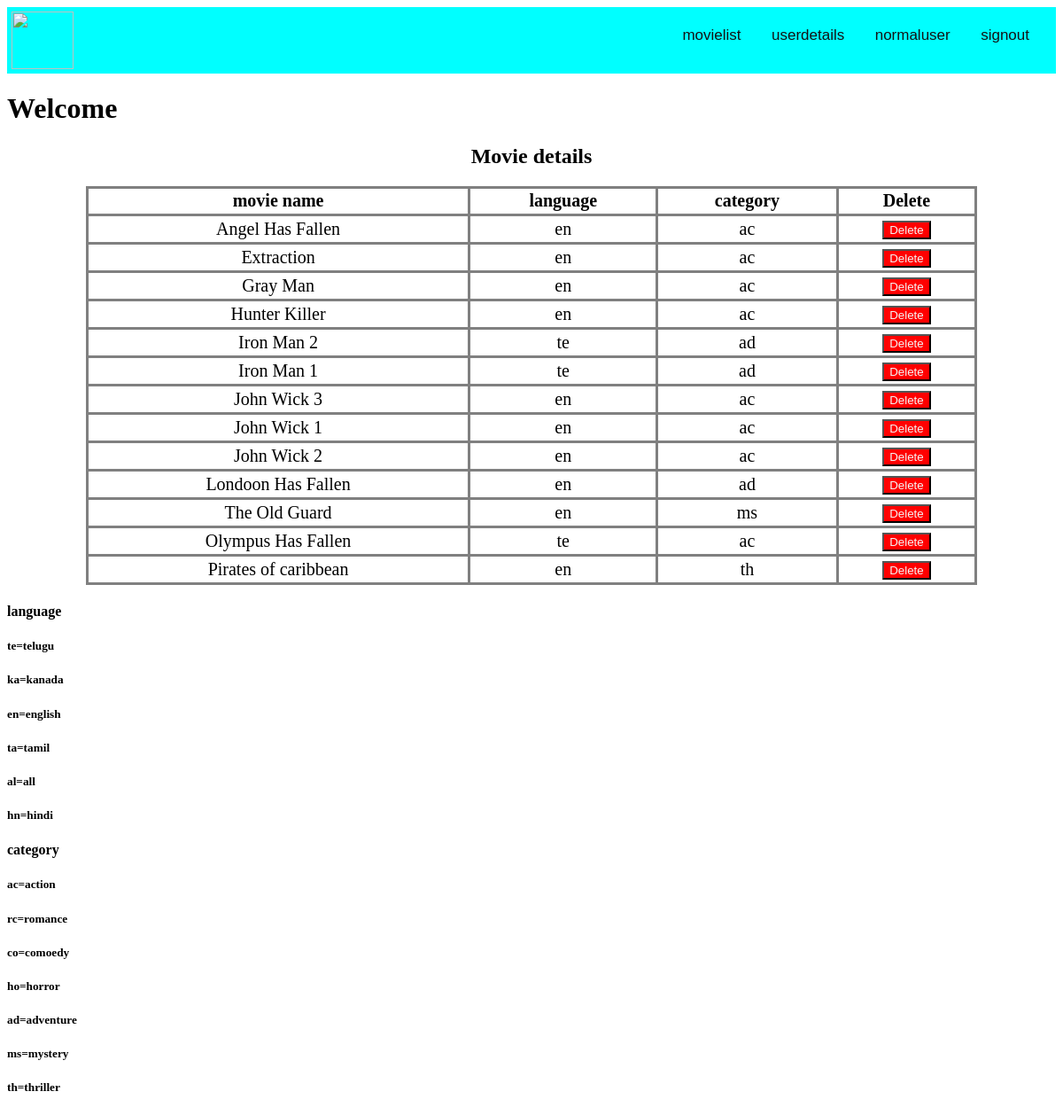
Screenshot of /ap/movielist with the database file from the repository.
### ap/models.py (models this page shows)
class moviedatails(models.Model):
    title=models.CharField(max_length=64)
    language=models.CharField(choices=LANGUAGE_CHOICE,max_length=2)
    category=models.CharField(choices=CATEGORY_CHOICE,max_length=64)
    cast=models.TextField(default='')
    description=models.TextField()
    image=models.ImageField(upload_to='moviedatails/%y',default='')
    viedo=models.FileField(upload_to='play//%y', default='')

### ap/views.py (the view)
# urls.py: path('movielist',views.movielist,name="movielist"),
def movielist(request):
    movie=moviedatails.objects.all()
    return render(request,"ap/movielist.html",locals())

### ap/templates/ap/movielist.html (shortened to what this page needs)
{% load static %}
<!DOCTYPE html>
<html lang="en">
    <head>
        <link rel="stylesheet" href="{% static 'ap/movielist.css' %}"
    </head>
    <body>
        <div id="header">
            <div>
                <img src="logo.jpeg"  class="img">
            </div>
            <div id="links">
            <a href="{% url 'movielist' %}" class="link">movielist</a>
            <a href="{% url 'userdetails'%}" class="link">userdetails</a>
            <a href="{% url 'normaluser' %}" class="link">normaluser</a>
            <a href="{% url 'signout' %}" class="link">signout</a>
            </div>
        </div>
        <h1>Welcome {{request.user.username}}</h1>
        <h2>Movie details</h2>
        <table>
            <th>movie name</th>
            <th>language</th>
            <th>category</th>
            <th>Delete</th>
            {% for i in movie %}
                <tr>
                    <td>{{i.title}}</td>
                    <td>{{i.language}}</td>
                    <td>{{i.category}}</td>
                    <td ><button id="del"><a href="{% url 'mdelete' i.id %}" id="link">Delete</a></button></td>
                </tr>
            {% endfor %}
        </table>
    <div id="language">
    <h4>language</h4>
    <h5>te=telugu</h5>
    <h5>ka=kanada</h5>
    <h5>en=english</h5>
    <h5>ta=tamil</h5>
    <h5>al=all</h5>
    <h5>hn=hindi</h5>
    </div>
    <div class="category">
        <h4>category</h4>
        <h5>ac=action</h5>
        <h5>rc=romance</h5>
        <h5>co=comoedy</h5>
        <h5>ho=horror</h5>
        <h5>ad=adventure</h5>
        <h5>ms=mystery</h5>
        <h5>th=thriller</h5>
    </div>
    </body>
</html>

### ap/static/ap/movielist.css (style rules this page uses)
table,td,th { border: 3px solid gray; border-collapse: collapse; padding: 2.5px; text-align: center; }
th,td { font-size: 20px; }
table { width: 85%; margin-left:auto; margin-right:auto ; }
h2 { text-align: center; }
#del { background-color: red; }
#link { text-decoration: none; color: whitesmoke; }
#header { height: 75px; width: 100%; background-color: aqua; display: flex; justify-content: space-between; }
.link { color: rgb(20, 19, 21); text-decoration: none; font-size: 17px; margin: 10px 10px; font-family: sans-serif; margin-right: 20px; }
#links { margin-top:22px; font-family: sans-serif; margin-right: 10px; }
.img { padding: 5px; height: 65px; width: 70px; }

### rows the page displays
moviedatails: title "Angel Has Fallen", language "en", category "ac"
moviedatails: title "Extraction", language "en", category "ac"
moviedatails: title "Gray Man", language "en", category "ac"
moviedatails: title "Hunter Killer", language "en", category "ac"
moviedatails: title "Iron Man 2", language "te", category "ad"
moviedatails: title "Iron Man 1", language "te", category "ad"
moviedatails: title "John Wick 3", language "en", category "ac"
moviedatails: title "John Wick 1", language "en", category "ac"
moviedatails: title "John Wick 2", language "en", category "ac"
moviedatails: title "Londoon Has Fallen", language "en", category "ad"
moviedatails: title "The Old Guard", language "en", category "ms"
moviedatails: title "Olympus Has Fallen", language "te", category "ac"
moviedatails: title "Pirates of caribbean", language "en", category "th"
